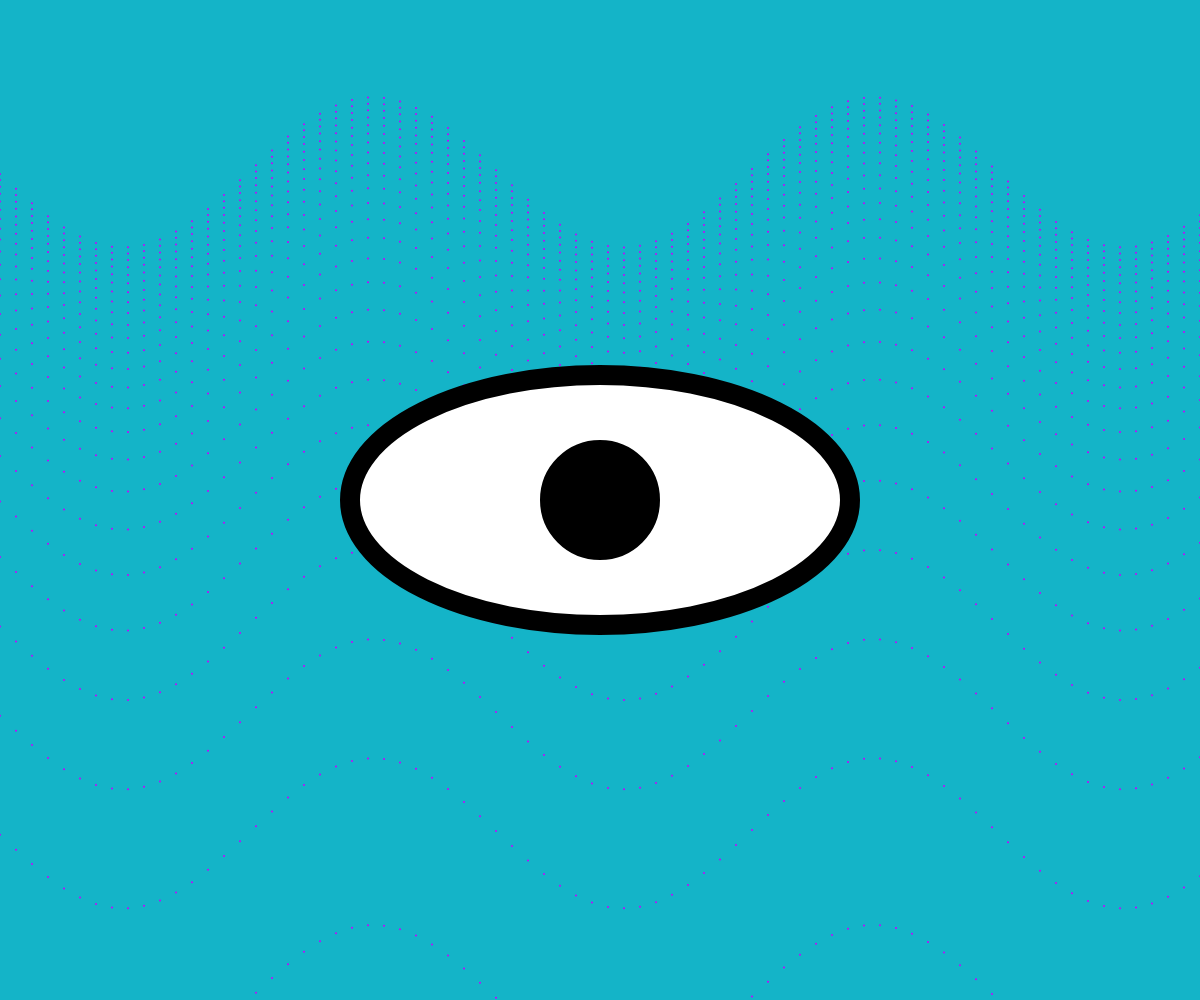
Frame 1 (no input)
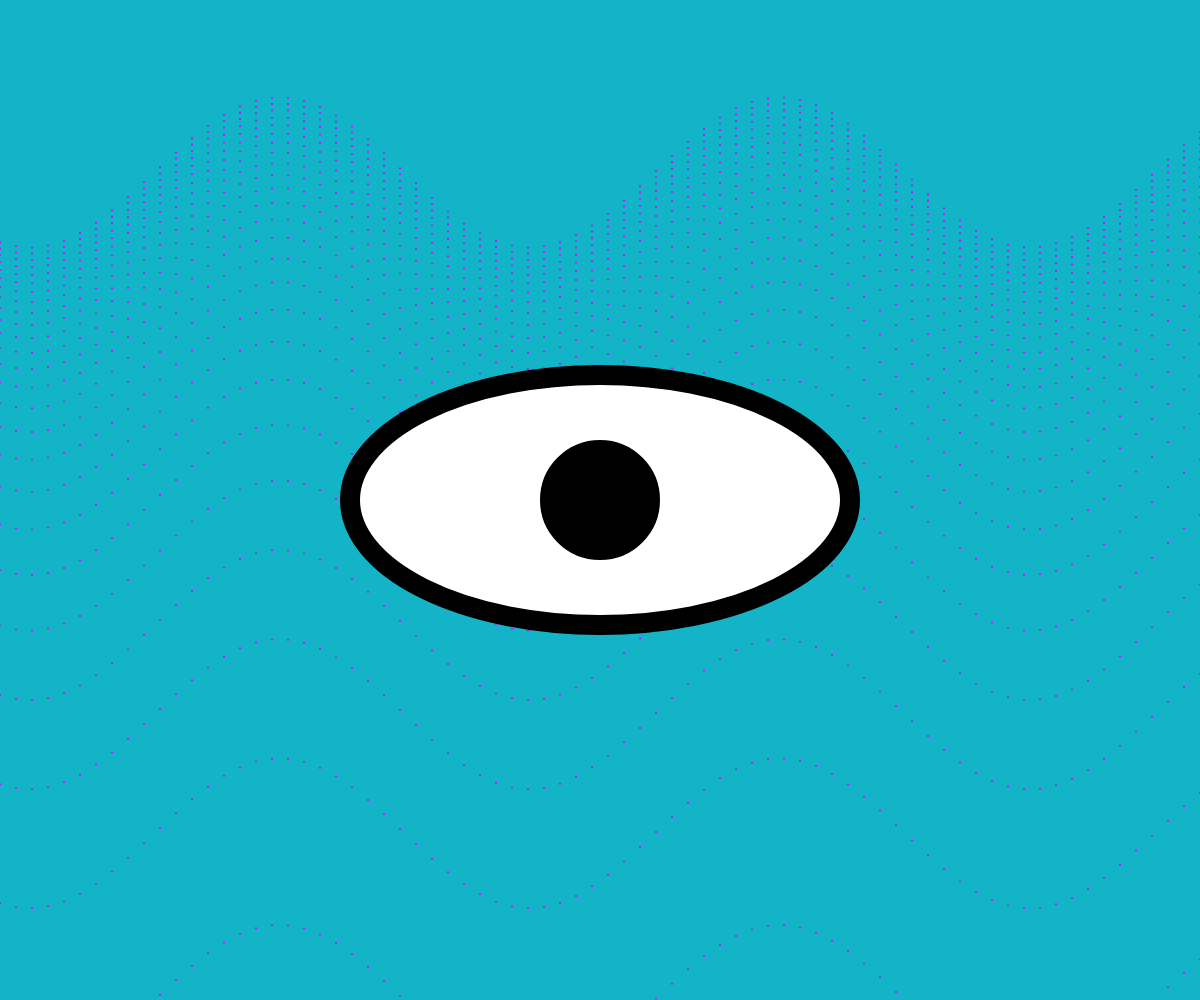
Frame 60 (no input)
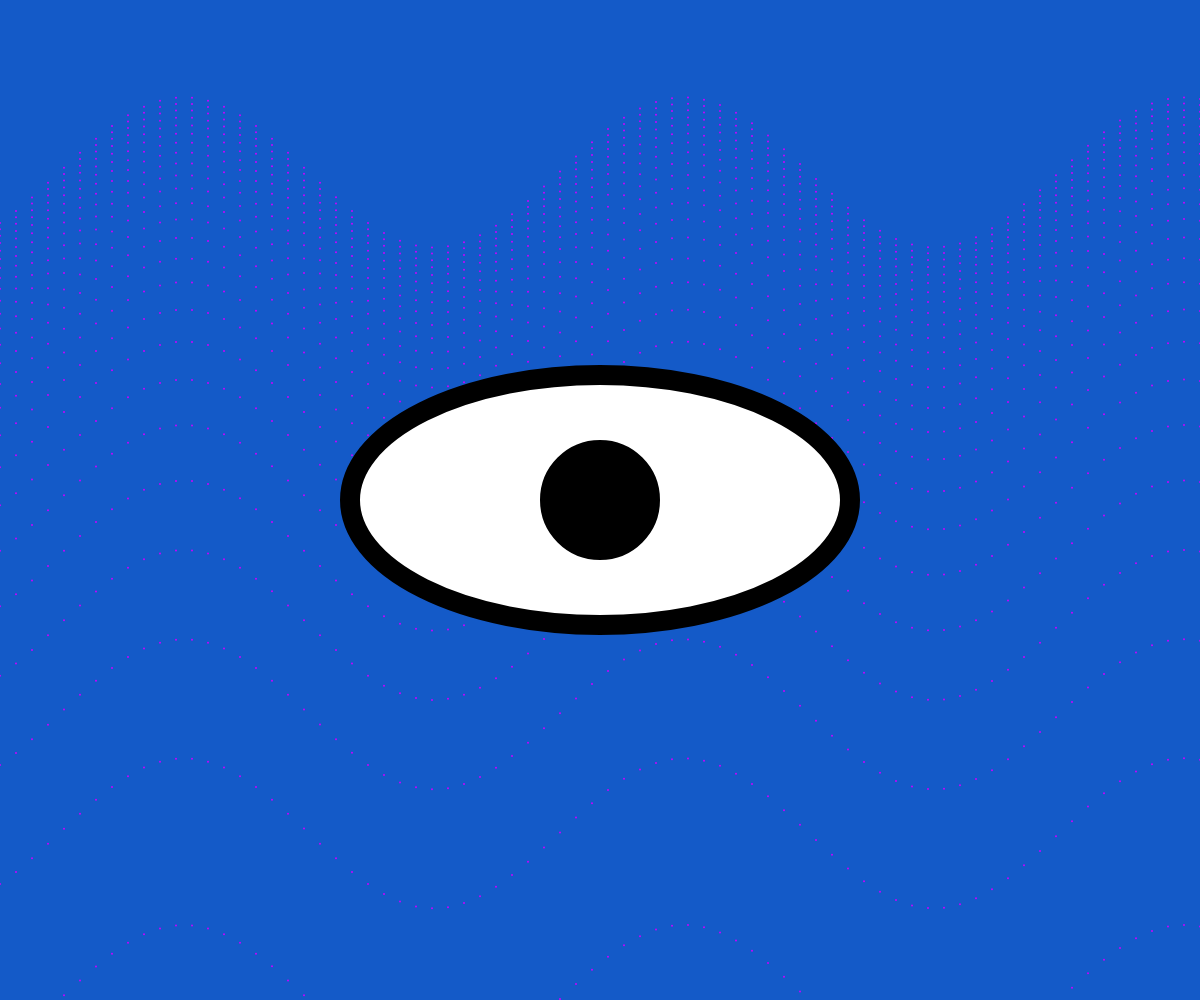
Frame 120 (the mouse pressed at the canvas centre since frame 60)

The p5.js sketch that drew these frames (run headless with seeded random() and noise() and a simulated clock; from frame 60 on, the mouse is pressed at the canvas centre):

// p5.js sketch
// ── sketch.js

var xspacing = 16;    // Distance between each horizontal location
var w;                // Width of entire wave
var theta = 0.0;      // Start angle at 0
var amplitude = 75.0; // Height of wave
var period = 500.0;   // How many pixels before the wave repeats
var dx;               // Value for incrementing x
var yvalues;  // Using an array to store height values for the wave


var r = 255;
var b = 0;


function setup() {

  createCanvas(windowWidth, windowHeight);
  w = width+16;
  dx = (TWO_PI / period) * xspacing;
  yvalues = new Array(floor(w/xspacing));

}

function draw() {

b = map(mouseX, 0, windowWidth, 0, 200);
r = map(mouseX, 0, windowWidth, 180, 0);
  background(20, r, 200);
  calcWave();
  renderWave();

 stroke(0);
strokeWeight(20);
fill(255);
ellipse(windowWidth/2, windowHeight/2, 500,250);
fill(0);
ellipse(windowWidth/2, windowHeight/2, 100, 100);
}


function calcWave() {
  // Increment theta (try different values for 
  // 'angular velocity' here
  theta += 0.02;

  // For every x value, calculate a y value with sine function
  var x = theta;
  for (var i = 0; i < yvalues.length; i++) {
    yvalues[i] = sin(x)*amplitude;
    x+=dx;
  }
}

function renderWave() {
noStroke(0);
  fill(255);
  // A simple way to draw the wave with an ellipse at each location
  for (var x = 0; x < yvalues.length; x++) {
  	fill(200, 0, 255);
  	    ellipse(x*xspacing, height/1+yvalues[x], 2, 2);
    ellipse(x*xspacing, height/1.2+yvalues[x], 2, 2);
    ellipse(x*xspacing, height/1.4+yvalues[x], 2, 2);
    ellipse(x*xspacing, height/1.6+yvalues[x], 2, 2);
    ellipse(x*xspacing, height/1.8+yvalues[x], 2, 2);
    ellipse(x*xspacing, height/2+yvalues[x], 2, 2);
    ellipse(x*xspacing, height/2.2+yvalues[x], 2, 2);
    ellipse(x*xspacing, height/2.4+yvalues[x], 2, 2);
	ellipse(x*xspacing, height/2.6+yvalues[x], 2, 2);
    ellipse(x*xspacing, height/2.8+yvalues[x], 2, 2);
    ellipse(x*xspacing, height/3+yvalues[x], 2, 2);
    ellipse(x*xspacing, height/3.2+yvalues[x], 2, 2);
    ellipse(x*xspacing, height/3.4+yvalues[x], 2, 2);
	ellipse(x*xspacing, height/3.6+yvalues[x], 2, 2);
    ellipse(x*xspacing, height/3.8+yvalues[x], 2, 2);
    ellipse(x*xspacing, height/4+yvalues[x], 2, 2);
    ellipse(x*xspacing, height/4.2+yvalues[x], 2, 2);
    ellipse(x*xspacing, height/4.4+yvalues[x], 2, 2);
	ellipse(x*xspacing, height/4.6+yvalues[x], 2, 2);
    ellipse(x*xspacing, height/4.8+yvalues[x], 2, 2);
    ellipse(x*xspacing, height/5+yvalues[x], 2, 2);
    ellipse(x*xspacing, height/5.2+yvalues[x], 2, 2);
    ellipse(x*xspacing, height/5.4+yvalues[x], 2, 2);
	ellipse(x*xspacing, height/5.6+yvalues[x], 2, 2);
    ellipse(x*xspacing, height/5.8+yvalues[x], 2, 2);
  }

  function mousePressed(){
	stroke(0);
	noFill();
	strokeWeight(20);
	arc(windowWidth/2, windowHeight/2, 400, 400, 10, 100);
	ellipse(50,50,30,30);
}
}
